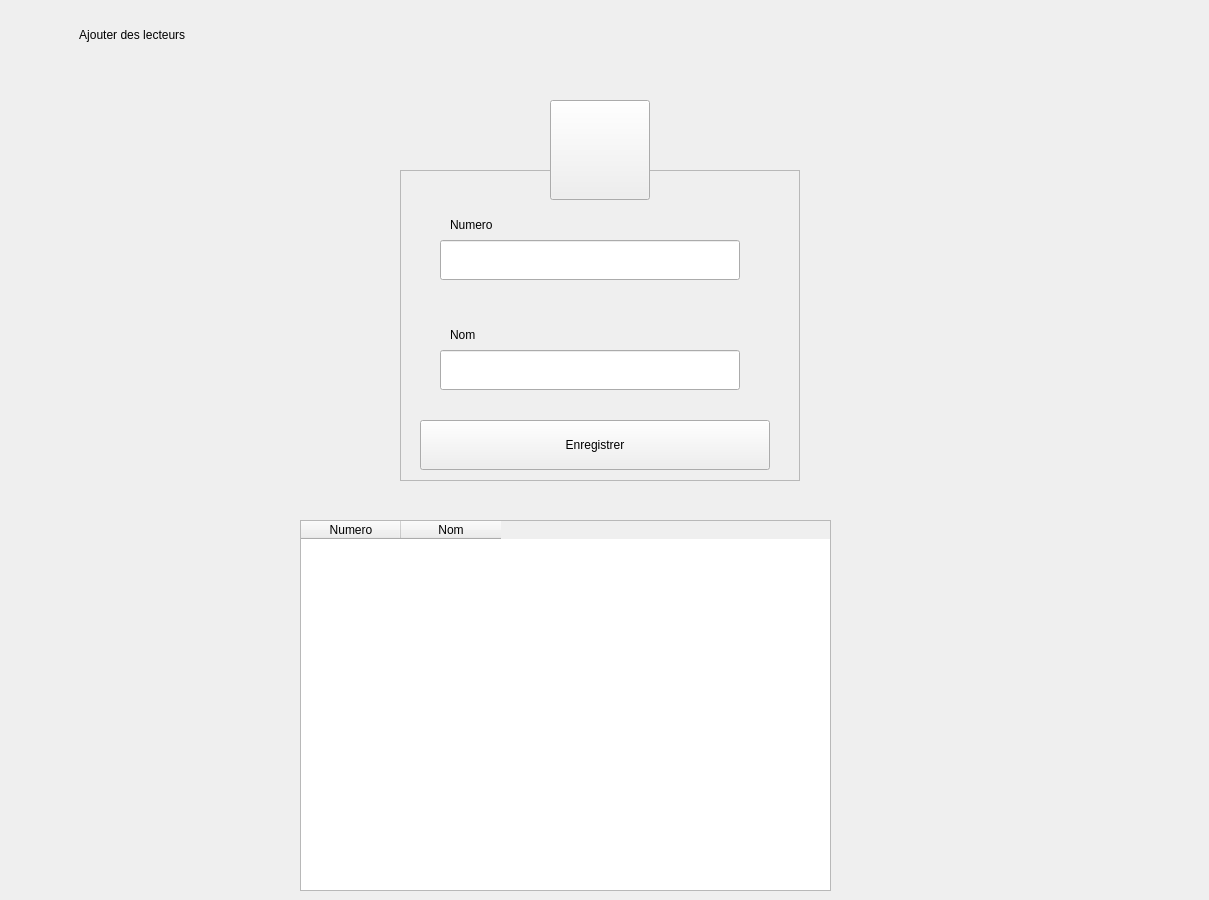
      <widget class="QWidget" name="pageLecteurAjout">
       <widget class="QFrame" name="frame">
        <property name="enabled">
         <bool>true</bool>
        </property>
        <property name="geometry">
         <rect>
          <x>400</x>
          <y>170</y>
          <width>400</width>
          <height>311</height>
         </rect>
        </property>
        <property name="styleSheet">
         <string notr="true"/>
        </property>
        <property name="frameShape">
         <enum>QFrame::StyledPanel</enum>
        </property>
        <property name="frameShadow">
         <enum>QFrame::Raised</enum>
        </property>
        <widget class="QLabel" name="numeroLecteur">
         <property name="geometry">
          <rect>
           <x>50</x>
           <y>30</y>
           <width>125</width>
           <height>50</height>
          </rect>
         </property>
         <property name="styleSheet">
          <string notr="true"/>
         </property>
         <property name="text">
          <string>Numero</string>
         </property>
        </widget>
        <widget class="QLineEdit" name="numeroLecteurAjout">
         <property name="geometry">
          <rect>
           <x>40</x>
           <y>70</y>
           <width>300</width>
           <height>40</height>
          </rect>
         </property>
         <property name="styleSheet">
          <string notr="true"/>
         </property>
         <property name="text">
          <string/>
         </property>
        </widget>
        <widget class="QLabel" name="nomLecteur">
         <property name="geometry">
          <rect>
           <x>50</x>
           <y>140</y>
           <width>125</width>
           <height>50</height>
          </rect>
         </property>
         <property name="text">
          <string>Nom</string>
         </property>
        </widget>
        <widget class="QLineEdit" name="nomLecteurAjout">
         <property name="geometry">
          <rect>
           <x>40</x>
           <y>180</y>
           <width>300</width>
           <height>40</height>
          </rect>
         </property>
         <property name="styleSheet">
          <string notr="true"/>
         </property>
        </widget>
        <widget class="QPushButton" name="ajouterLecteur">
         <property name="geometry">
          <rect>
           <x>20</x>
           <y>250</y>
           <width>350</width>
           <height>50</height>
          </rect>
         </property>
         <property name="styleSheet">
          <string notr="true"/>
         </property>
         <property name="text">
          <string>Enregistrer</string>
         </property>
        </widget>
       </widget>
       <widget class="QPushButton" name="imageLecteur">
        <property name="geometry">
         <rect>
          <x>550</x>
          <y>100</y>
          <width>100</width>
          <height>100</height>
         </rect>
        </property>
        <property name="text">
         <string/>
        </property>
        <property name="icon">
         <iconset resource="sourceimage.qrc">
          <normaloff>:/images/boss.png</normaloff>:/images/boss.png</iconset>
        </property>
        <property name="iconSize">
         <size>
          <width>75</width>
          <height>75</height>
         </size>
        </property>
       </widget>
       <widget class="QPushButton" name="retourLecteurAjout">
        <property name="geometry">
         <rect>
          <x>1070</x>
          <y>30</y>
          <width>70</width>
          <height>70</height>
         </rect>
        </property>
        <property name="styleSheet">
         <string notr="true"/>
        </property>
        <property name="text">
         <string/>
        </property>
        <property name="icon">
         <iconset resource="sourceimage.qrc">
          <normaloff>:/images/back.png</normaloff>:/images/back.png</iconset>
        </property>
        <property name="iconSize">
         <size>
          <width>40</width>
          <height>40</height>
         </size>
        </property>
        <property name="flat">
         <bool>true</bool>
        </property>
       </widget>
       <widget class="QLabel" name="ajouterLecteurLabel">
        <property name="geometry">
         <rect>
          <x>0</x>
          <y>0</y>
          <width>1200</width>
          <height>70</height>
         </rect>
        </property>
        <property name="text">
         <string>                        Ajouter des lecteurs</string>
        </property>
        <property name="margin">
         <number>0</number>
        </property>
       </widget>
       <widget class="QTableWidget" name="tableLecteurAjout">
        <property name="geometry">
         <rect>
          <x>300</x>
          <y>520</y>
          <width>531</width>
          <height>371</height>
         </rect>
        </property>
        <column>
         <property name="text">
          <string>Numero</string>
         </property>
        </column>
        <column>
         <property name="text">
          <string>Nom</string>
         </property>
        </column>
       </widget>
      </widget>
